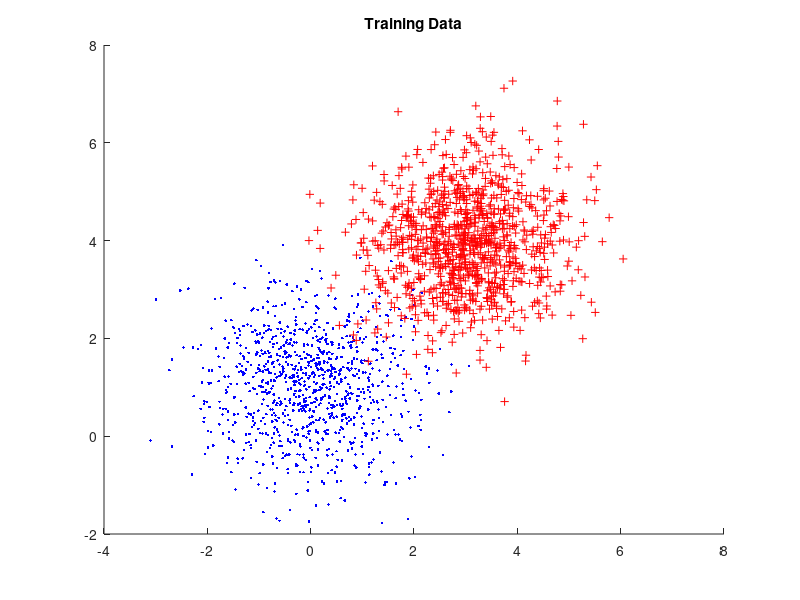
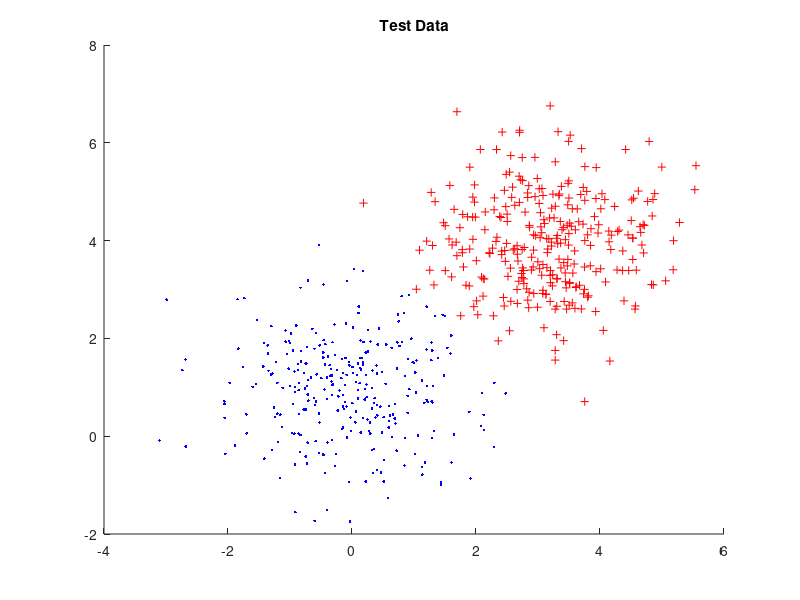

These charts were generated, in order, by the following MATLAB code:
numberOfDataSets = 2;
%2 data sets with x and y
set1 = mvnrnd([0 1],[1,1],1000);
set2 = mvnrnd([3 4],[1,1],1000);

d = length(set1);
mean1x = mean(set1(:,1)); 
mean2x = mean(set2(:,1));
mean1y = mean(set1(:,2));
mean2y = mean(set2(:,2));

hold on;
title('Training Data')
plot(set1(:,1),set1(:,2), 'b.')
plot(set2(:,1),set2(:,2), 'r+')
hold off;
sum1x = 0;
sum2x = 0;
sum1y = 0;
sum2y = 0;

for i = 1:700
   sum1x = sum1x + (set1(i,1)-mean1x)^2;
   sum2x = sum2x + (set2(i,1)-mean2x)^2;
   sum1y = sum1y + (set1(i,2) -mean1y)^2;
   sum2y = sum2y + (set2(i,2) -mean2y)^2;
end
covariance1x = sum1x/length(set1);
covariance2x = sum2x/length(set2);
covariance1y = sum1y/length(set1);
covariance2y = sum2y/length(set2);
likely1 = 0;
likely2 = 0;
post1 = 0;
post2 = 0;
figure
hold on
title('Test Data');
    for i = 1:300
       likely1x = normpdf(set1(i+700,1),mean1x,covariance1x);
       likely2x = normpdf(set1(i+700,1),mean2x,covariance2x);
       likely1y = normpdf(set1(i+700,2),mean1y,covariance1y);
       likely2y = normpdf(set1(i+700,2),mean2y,covariance2y);
       likely1 = likely1x *likely1y;
       likely2 = likely2x * likely2y;
       if(likely1 > likely2)
            post1 = post1 + 1;
            plot(set1(i+700,1), set1(i+700,2),'b.');
       end
       if(likely2 > likely1)
            post2 = post2 + 1;
            plot(set2(i+700,1), set2(i+700,2),'r+');
       end
    end
    
    disp("In first distribution number classified as first " + post1);
    disp("In first distribution number classified as Second " +post2);
    post1 = 0;
    post2 = 0;
    %2nd distribution
    for i = 1:300
       likely1x = normpdf(set2(i+700,1),mean1x,covariance1x);
       likely2x = normpdf(set2(i+700,1),mean2x,covariance2x);
       likely1y = normpdf(set2(i+700,2),mean1y,covariance1y);
       likely2y = normpdf(set2(i+700,2),mean2y,covariance2y);
       likely1 = likely1x *likely1y;
       likely2 = likely2x * likely2y;
       if(likely1 > likely2)
            post1 = post1 + 1;
            plot(set1(i+700,1), set1(i+700,2),'b.');
       end
       if(likely2 > likely1)
            post2 = post2 + 1;
            plot(set2(i+700,1), set2(i+700,2),'r+');
       end
    end
    hold off
    disp("In second distribution number classified as first " + post1);
    disp("In second distribution number classified as second " + post2);
